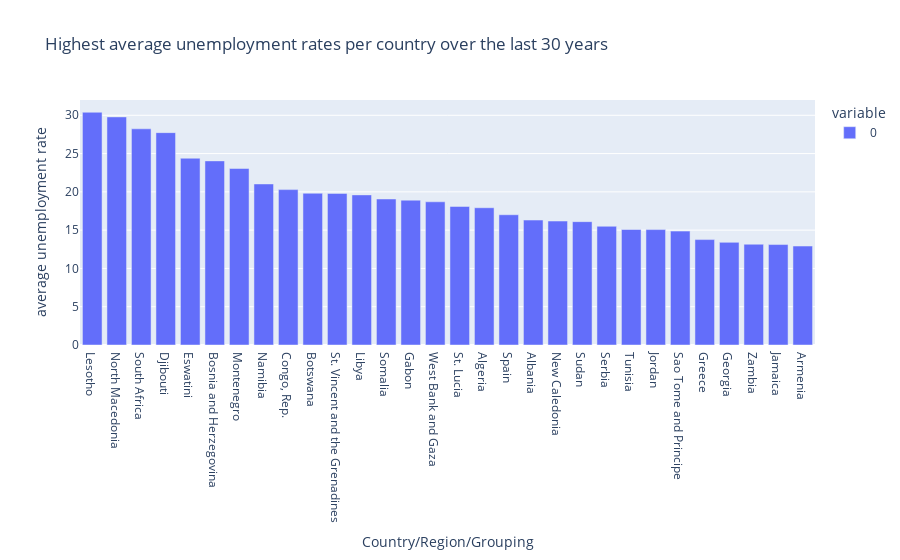

Notebook code for this chart:
### Code cell
px.bar(mean_highest[:30],
        title="Highest average unemployment rates per country over the last 30 years",
       labels={ "value": "average unemployment rate"}
      )

### Figure 1 — Plotly figure (JSON) as saved in the notebook; plotly's stock layout.template omitted (floating-point values rounded to 4 significant figures)
{"data": [{"alignmentgroup": "True", "hovertemplate": "variable=0<br>Country/Region/Grouping=%{x}<br>average unemployment rate=%{y}<extra></extra>", "legendgroup": "0", "marker": {"color": "#636efa", "pattern": {"shape": ""}}, "name": "0", "offsetgroup": "0", "orientation": "v", "showlegend": true, "textposition": "auto", "type": "bar", "x": ["Lesotho", "North Macedonia", "South Africa", "Djibouti", "Eswatini", "Bosnia and Herzegovina", "Montenegro", "Namibia", "Congo, Rep.", "Botswana", "St. Vincent and the Grenadines", "Libya", "Somalia", "Gabon", "West Bank and Gaza", "St. Lucia", "Algeria", "Spain", "Albania", "New Caledonia", "Sudan", "Serbia", "Tunisia", "Jordan", "Sao Tome and Principe", "Greece", "Georgia", "Zambia", "Jamaica", "Armenia"], "xaxis": "x", "y": [30.4, 29.79, 28.23, 27.73, 24.39, 24.04, 23.05, 21.03, 20.29, 19.81, 19.8, 19.6, 19.07, 18.92, 18.7, 18.09, 17.93, 17.01, 16.32, 16.19, 16.11, 15.51, 15.08, 15.07, 14.87, 13.77, 13.41, 13.16, 13.12, 12.92], "yaxis": "y"}], "layout": {"autosize": true, "barmode": "relative", "legend": {"title": {"text": "variable"}, "tracegroupgap": 0}, "title": {"text": "Highest average unemployment rates per country over the last 30 years"}, "xaxis": {"anchor": "y", "autorange": true, "domain": [0, 1], "range": [-0.5, 29.5], "title": {"text": "Country/Region/Grouping"}, "type": "category"}, "yaxis": {"anchor": "x", "autorange": true, "domain": [0, 1], "range": [0, 32.0], "title": {"text": "average unemployment rate"}, "type": "linear"}}}
